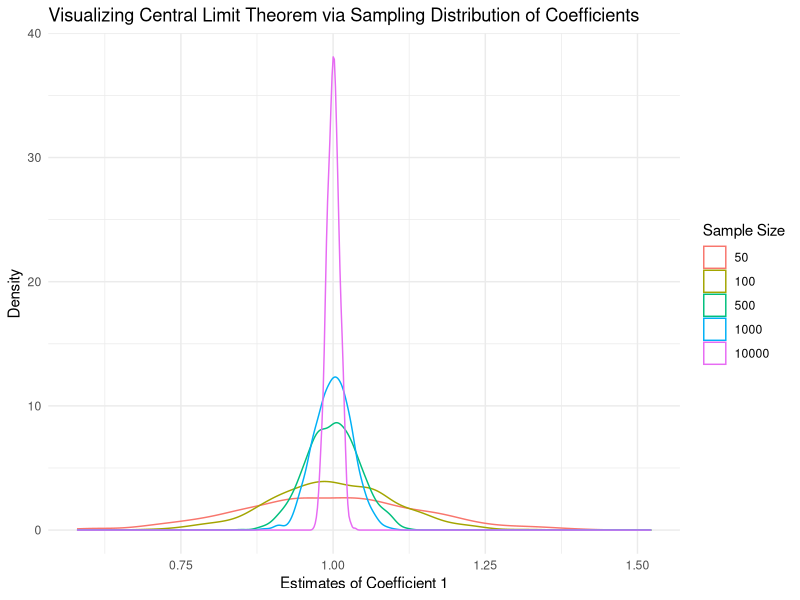
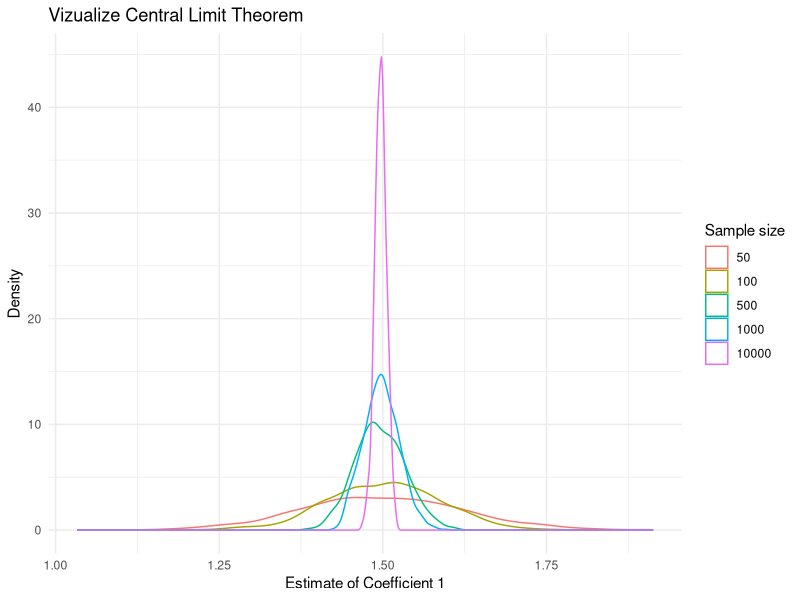

Write R code to recreate these figures, in order.
## ---- chunk 1
knitr::opts_chunk$set(echo = TRUE)
## ---- chunk 2
set.seed(123)
library(ggplot2)
#Create Variables 
z<-rnorm(100000,0,1) #confounder
x<- rnorm(100000,0,1) + z #independent variable
y<- rnorm(100000,0,1) +z+x #dependent variable 

#True Process 
population<-data.frame(x,y,z)
model_population<-lm(y~x+z, data=population)
summary(model_population)

#different sample sizes 
sample_size<-c(50,100,500,1000,10000)

#how many regressions run 
n_sim<-1000
res <- data.frame(
  sample_size   = numeric(5000),
  sim           = integer(5000),
  intercept     = numeric(5000),
  coefficient1  = numeric(5000),
  coefficient2  = numeric(5000)
)

N <- nrow(population)  # observations in population
row <- 1   

#Create for loop for each sample size 
 for (n in sample_size) {
   #create for loop to repeat 10000 times 
   for (i in 1:n_sim) {
     #randomly draw from population 
    samp_index<-sample(1:N, size=n, replace=TRUE)
#create the sample
 samp<-population[samp_index,] 
                       
#fit the linear model for each sample 
model<-lm(y~x+z, data=samp)
#coefficients for each model
coefs<-coef(model)
                       
                       
#save results 
res$sample_size[row]<-n #denotes sample size
res$sim[row]<-i #denote regression coefficient 
res$intercept[row]<-coefs["(Intercept)"]#saving coefficients 
res$coefficient1[row]<-coefs["x"]
res$coefficient2[row]<-coefs["z"]

row<-row+1 #denoting the move to the next row

   }
 }


#make sample size into categorical variable
res$sample_size <- factor(res$sample_size)

ggplot(res, aes(x = coefficient1, color = sample_size)) + 
  geom_density() +
  labs(
    x = "Estimates of Coefficient 1",
    y = "Density",
    color = "Sample Size",
    title = "Visualizing Central Limit Theorem via Sampling Distribution of Coefficients"
  ) +
  theme_minimal()

#new results data fram
res1 <- data.frame(
  sample_size   = numeric(n_sim),
  sim           = integer(n_sim),
  intercept     = numeric(n_sim),
  coefficient1  = numeric(n_sim),
  coefficient2  = numeric(n_sim)
)

N <- nrow(population)
n <- 500         
row <- 1

for (i in 1:n_sim) {
  
# bootstrap sample 
samp_index1 <- sample(1:N, size = n, replace = TRUE)
samp1 <- population[samp_index1, ]

# fit model
model <- lm(y ~ x + z, data = samp1)
coefs1 <- coef(model)
  
# save results 
res1$sample_size[row]  <- n
res1$sim[row]          <- i
res1$intercept[row]    <- coefs1["(Intercept)"]
res1$coefficient1[row] <- coefs1["x"]
res1$coefficient2[row] <- coefs1["z"]
  
row <- row + 1
}

# Bootstrapped SE for the treatment variable (x)
boot_se <- sd(res1$coefficient1)
boot_se
  

  
## ---- chunk 3
#collect the data and define the statistic 
# resample data with replacement
#calculate the statistice for each sample 
#calculate the sd of the calculated statistics 
print(sd(res1$coefficient1))

## ---- chunk 4
#create a data results frame #number of samplesizes (5) multiplied by number of regressions (1000)
res2 <- data.frame(
  sample_size   = numeric(5000),
  sim           = integer(5000),
  intercept     = numeric(5000),
  coefficient1  = numeric(5000),
  coefficient2  = numeric(5000)
)

N<-nrow(population)
row<-1 #start at row 1
 #create a for loop to run the code for each sample size 
for (n in sample_size){
  for (i in 1:n_sim){
    #randomly choose which observations to draw from the population 
samp_index<-sample(1:N, size=n, replace=TRUE)
samp2<-population[samp_index,]

#fit the model 
model2<-lm(y~x, data=samp2)
coefs2<-coef(model2) #coefficient for each model

#save results 
res2$sample_size[row]<-n #denoting the sample size
res2$sim[row]<-i #denote the regression
res2$intercept[row]<-coefs2["(Intercept)"]#saving coefficeints
res2$coefficient1[row]<-coefs2["x"]
res2$coefficient2[row]<-coefs2["z"]

row<-row+1 #move to the next row 
  
  }
}

res2$sample_size<-as.factor(res2$sample_size)

#vizualize
ggplot(res2, aes(x=coefficient1, color=sample_size)) +
  geom_density()+
  labs(
    x= "Estimate of Coefficient 1", 
    y="Density", 
    color="Sample size",
    title= "Vizualize Central Limit Theorem "
  ) +
  theme_minimal()
